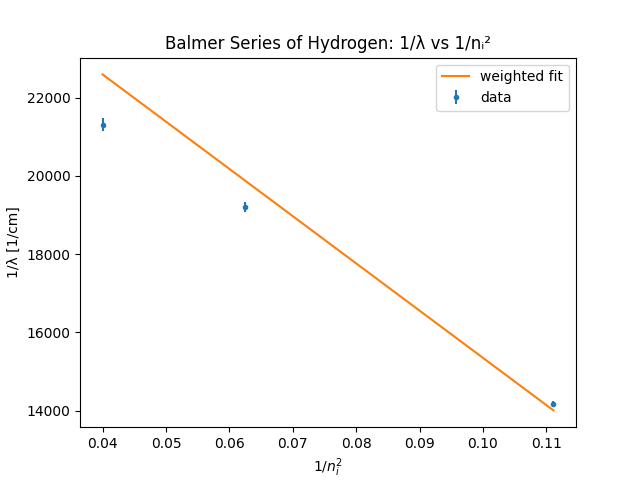

This figure's Python source:
import numpy as np
import matplotlib.pyplot as plt
import math

# data - exp1
d3 = np.array([12.20, 12.55, 12.60, 11.90, 12.20*36.40/36.60, 12.25*36.40/36.60]) # cm

L = 36.40 # cm
thickness = 0.25 # cm
d = 1/5000

# data - exp2
purple = np.array([12.60, 12.55]) # cm
turq = np.array([14.05, 14.05]) # cm
red = np.array([19.85, 19.45]) # cm

L1 = 52.10 # cm

# standard deviation & standard error
mean = np.mean(d3)
stdev = np.sqrt(np.sum((d3 - mean) ** 2) / (len(d3) - 1))
stderr = stdev / math.sqrt(len(d3))
print(f"Standard deviation: {stdev:.3f}, standard error: {stderr:.3f}")

# scatter plot
ni = np.array([5, 4, 3]) # purple, turqouise, red
dist = np.array([np.mean(purple), np.mean(turq), np.mean(red)])
wls = d * dist / np.sqrt(dist ** 2 + L1 ** 2)
wlserr = d*L1**2/(dist**2 + L1**2)**1.5 * stderr

# linear regression
Racc = 1.097e5 # 1/cm
b = Racc / 4
x = 1/ni**2
y = 1/wls
yerror = wlserr / wls ** 2
w = 1 / yerror ** 2

m = np.sum(w*x*(y-b)) / np.sum(w*x**2)
merr=  1 / np.sqrt(np.sum(w*x**2))
R = -m
Rerr = merr

chi_sq = np.sum(w*(y-b-m*x)**2)
dof = len(x) - 1

print(f"R = {R:.4e} ± {Rerr:.2e} cm^-1, chi_squared/dof = {chi_sq/dof:.2f}")
print(f"t = {abs(R-Racc)/Rerr:.2f}, % diff = {100*(R-Racc)/Racc:.2f}%")

# plot
fig = plt.figure()
plt.xlabel(r'$1/n_i^2$')
plt.ylabel("1/λ [1/cm]")
plt.title("Balmer Series of Hydrogen: 1/λ vs 1/nᵢ²")
plt.errorbar(x, y, yerr=yerror, label="data", fmt=".")
plt.plot(x, b + m*x, label="weighted fit")

plt.legend()
plt.show()
